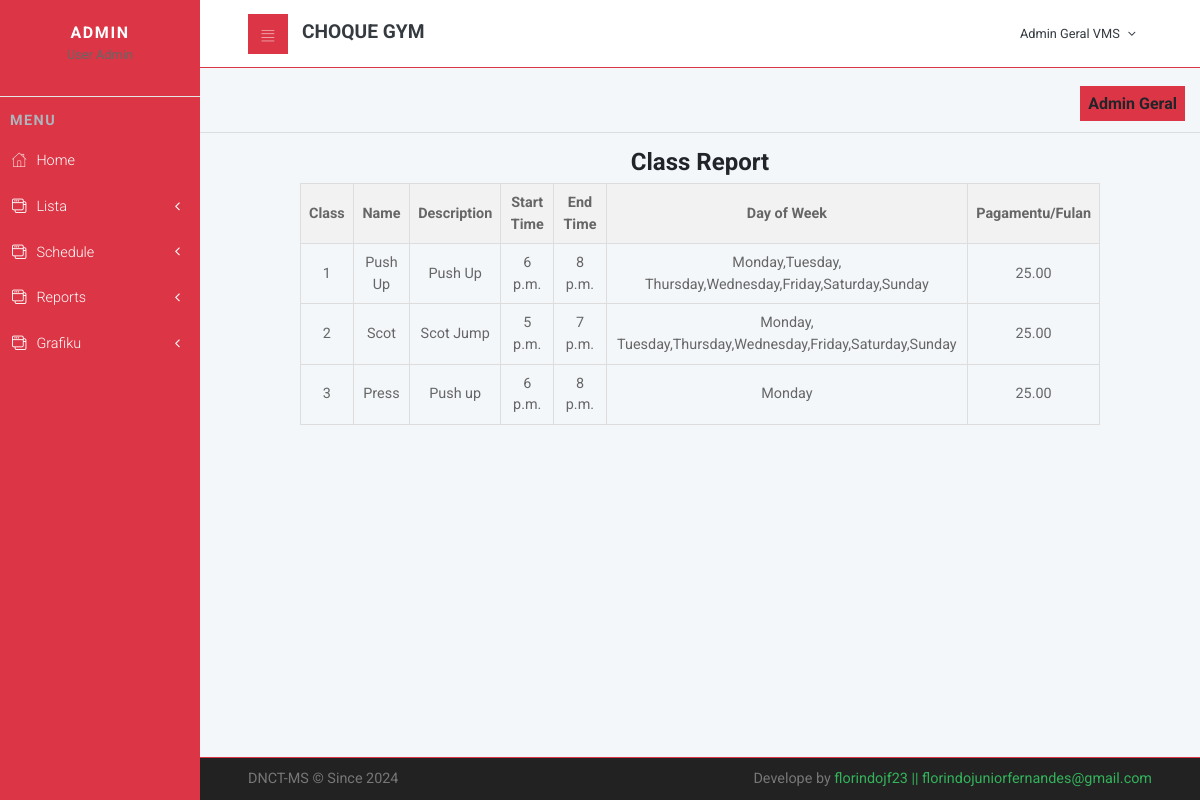
/reports/classes/ (signed in), run on the app's committed database.
### cliente/models.py (models this page shows, shortened)
class GymClass(models.Model):
    name = models.CharField(max_length=100)
    description = models.TextField()
    start_time = models.TimeField()
    end_time = models.TimeField()
    days_of_week = models.CharField(max_length=150)
    payment_per_month = models.DecimalField(max_digits=6, decimal_places=2, default=25.00)

### main/views.py (the view)
# urls.py: path('reports/classes/', views.class_report, name='class_report'),
@login_required
def class_report(request):
    classes = GymClass.objects.all()
    return render(request, 'main/class_report.html', {'classes': classes})

### main/templates/main/class_report.html
{% extends 'main/layout.html' %}
{% load static %}
{% load crispy_forms_tags %}
{% block content %}
<div style="text-align: center;">
    <h1>Class Report</h1>
    <table style="margin: auto; width: 80%; border-collapse: collapse; border: 1px solid #ddd;">
        <thead>
            <tr style="background-color: #f2f2f2;">
                <th style="border: 1px solid #ddd; padding: 8px;">Class</th>
                <th style="border: 1px solid #ddd; padding: 8px;">Name</th>
                <th style="border: 1px solid #ddd; padding: 8px;">Description</th>
                <th style="border: 1px solid #ddd; padding: 8px;">Start Time</th>
                <th style="border: 1px solid #ddd; padding: 8px;">End Time</th>
                <th style="border: 1px solid #ddd; padding: 8px;">Day of Week</th>
                <th style="border: 1px solid #ddd; padding: 8px;">Pagamentu/Fulan</th>
            </tr>
        </thead>
        <tbody>
            {% for gym_class in classes %}
            <tr>
                <td style="border: 1px solid #ddd; padding: 8px;">{{ gym_class.id }}</td>
                <td style="border: 1px solid #ddd; padding: 8px;">{{ gym_class.name }}</td>
                <td style="border: 1px solid #ddd; padding: 8px;">{{ gym_class.description }}</td>
                <td style="border: 1px solid #ddd; padding: 8px;">{{ gym_class.start_time }}</td>
                <td style="border: 1px solid #ddd; padding: 8px;">{{ gym_class.end_time }}</td>
                <td style="border: 1px solid #ddd; padding: 8px;">{{ gym_class.days_of_week }}</td>
                <td style="border: 1px solid #ddd; padding: 8px;">{{ gym_class.payment_per_month }}</td>
            </tr>
            {% empty %}
            <tr>
                <td colspan="5" style="border: 1px solid #ddd; padding: 8px;">No classes found.</td>
            </tr>
            {% endfor %}
        </tbody>
    </table>
</div>
{% endblock %}

### static/css/style.default.css (style rules this page uses)
body { overflow-x: hidden; }
table { font-size: 0.9em; color: #666; }
body { font-family: "Roboto", sans-serif; font-size: 1rem; font-weight: 400; line-height: 1.5; color: #212529; background-color: #fff; }
h1, h2, h3, h4, h5, h6, .h1, .h2, .h3, .h4, .h5, .h6 { margin-bottom: 0.5rem; font-family: inherit; font-weight: 700; line-height: 1.1; color: inherit; }
h1, .h1 { font-size: 1.5rem; }

### data on the page
GymClass: id "1", name "Push Up", description "Push Up", start_time "6 p.m.", end_time "8 p.m.", days_of_week "Monday,Tuesday, Thursday,Wednesday,Friday,Saturday,Sunday", payment_per_month "25.00"
GymClass: id "2", name "Scot", description "Scot Jump", start_time "5 p.m.", end_time "7 p.m.", days_of_week "Monday, Tuesday,Thursday,Wednesday,Friday,Saturday,Sunday", payment_per_month "25.00"
GymClass: id "3", name "Press", description "Push up", start_time "6 p.m.", end_time "8 p.m.", days_of_week "Monday", payment_per_month "25.00"
